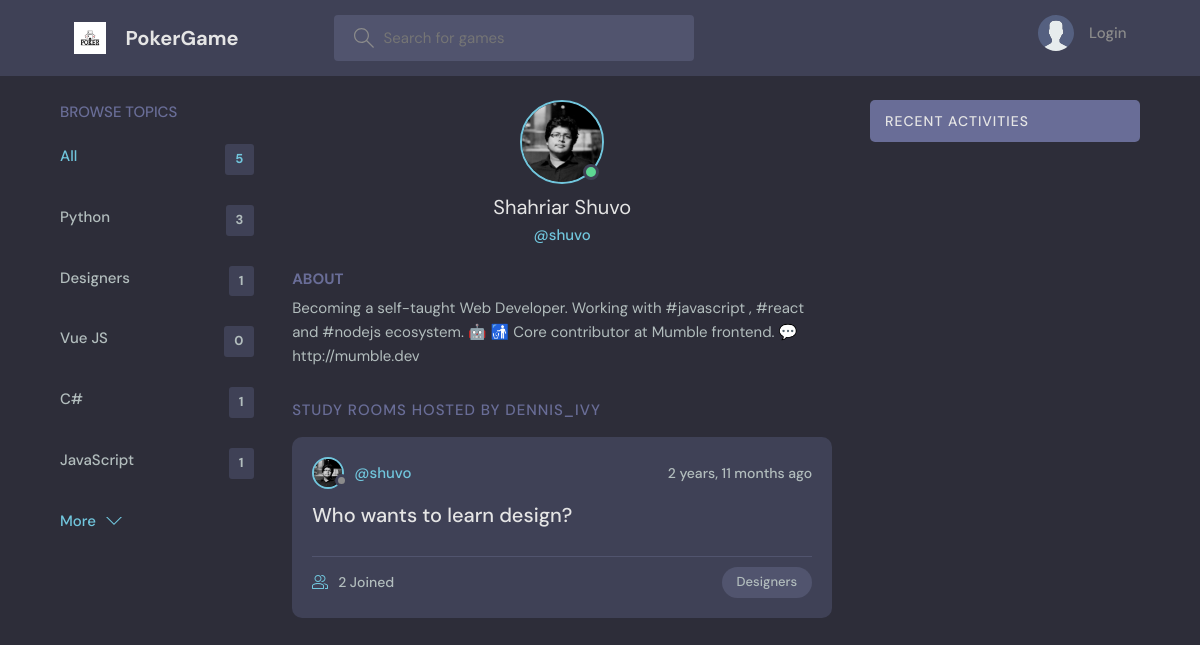
Screenshot of /profile/3/ with the database file from the repository.
### base/models.py (models this page shows, shortened)
class Topic(models.Model):
    name = models.CharField(max_length=200)

class User(AbstractUser):
    name = models.CharField(max_length=200, null=True)
    email = models.EmailField(unique=True, null=True)
    bio = models.TextField(null=True)
    chip_count = models.IntegerField(default=5000)
    card1 = models.TextField(max_length=5, null=True)
    card2 = models.TextField(max_length=5, null=True)
    avatar = models.ImageField(null=True, default="avatar.svg")
    USERNAME_FIELD = 'email'
    REQUIRED_FIELDS = ['username']

class Room(models.Model):
    host = models.ForeignKey(User, on_delete=models.SET_NULL, null=True)
    topic = models.ForeignKey(Topic, on_delete=models.SET_NULL, null=True)
    name = models.CharField(max_length=200)
    description = models.TextField(null=True, blank=True)
    participants = models.ManyToManyField(
        User, related_name='participants', blank=True)
    updated = models.DateTimeField(auto_now=True)
    created = models.DateTimeField(auto_now_add=True)
    pot_size = models.IntegerField(default=0)
    card1 = models.TextField(max_length=5, null=True)
    card2 = models.TextField(max_length=5, null=True)
    card3 = models.TextField(max_length=5, null=True)
    card4 = models.TextField(max_length=5, null=True)
    card5 = models.TextField(max_length=5, null=True)
    deck=models.CharField(max_length=512, null=True)
    class Meta:
        ordering = ['-updated', '-created']

### base/views.py (the view)
# urls.py: path('profile/<str:pk>/', views.userProfile, name="user-profile"),
def userProfile(request, pk):
    user = User.objects.get(id=pk)
    rooms = user.room_set.all()
    room_messages = user.message_set.all()
    topics = Topic.objects.all()
    context = {'user': user, 'rooms': rooms,
               'room_messages': room_messages, 'topics': topics}
    return render(request, 'base/profile.html', context)

### base/templates/base/profile.html (shortened to what this page needs)
{% extends 'main.html' %}
{% block content %}
<main class="profile-page layout layout--3">
  <div class="container">
    {% include 'base/topics_component.html' %}
    <div class="roomList">
      <div class="profile">
        <div class="profile__avatar">
          <div class="avatar avatar--large active">
            <img src="{{user.avatar.url}}" />
          </div>
        </div>
        <div class="profile__info">
          <h3>{{user.name}}</h3>
          <p>@{{user.username}}</p>
        </div>
        <div class="profile__about">
          <h3>About</h3>
          <p>
            {{user.bio}}
          </p>
        </div>
      </div>
      <div class="roomList__header">
        <div>
          <h2>Study Rooms Hosted by dennis_ivy</a>
          </h2>
        </div>
      </div>
      {% include 'base/feed_component.html' %}
    </div>
    {% include 'base/activity_component.html' %}
  </div>
</main>
{% endblock content %}

### base/templates/base/topics_component.html
<div class="topics">
    <div class="topics__header">
        <h2>Browse Topics</h2>
    </div>
    <ul class="topics__list">
        <li>
            <a href="{% url 'home' %}" class="active">All <span>{{topics.count}}</span></a>
        </li>
        {% for topic in topics %}
        <li>
            <a href="{% url 'home' %}?q={{topic.name}}">{{topic.name}}<span>{{topic.room_set.all.count}}</span></a>
        </li>
        {% endfor %}
    </ul>
    <a class="btn btn--link" href="{% url 'topics' %}">
        More
        <svg version="1.1" xmlns="http://www.w3.org/2000/svg" width="32" height="32" viewBox="0 0 32 32">
            <title>chevron-down</title>
            <path d="M16 21l-13-13h-3l16 16 16-16h-3l-13 13z"></path>
        </svg>
    </a>
</div>

### base/templates/base/feed_component.html (shortened to what this page needs)
{% for room in rooms %}
<div class="roomListRoom">
    <div class="roomListRoom__header">
        <a href="{% url 'user-profile' room.host.id %}" class="roomListRoom__author">
            <div class="avatar avatar--small">
                <img src="{{room.host.avatar.url}}" />
            </div>
            <span>@{{room.host.username}}</span>
        </a>
        <div class="roomListRoom__actions">
            <span>{{room.created|timesince}} ago</span>
        </div>
    </div>
    <div class="roomListRoom__content">
        <a href="{% url 'room' room.id %}">{{room.name}}</a>
    </div>
    <div class="roomListRoom__meta">
        <a href="{% url 'room' room.id %}" class="roomListRoom__joined">
            {{room.participants.all.count}} Joined
        </a>
        <p class="roomListRoom__topic">{{room.topic.name}}</p>
    </div>
</div>
{% endfor %}

### rows the page displays
Topic: name "Python", room_set.all.count "3"
Topic: name "Designers", room_set.all.count "1"
Topic: name "Vue JS", room_set.all.count "0"
Topic: name "C#", room_set.all.count "1"
Topic: name "JavaScript", room_set.all.count "1"
User: avatar (picture), name "Shahriar Shuvo", username "shuvo", bio "Becoming a self-taught Web Developer. Working with #javascript , #react and #nodejs ecosystem. 🤖 🚮 Core contributor at Mumble frontend. 💬 http://mumble.dev"
Room: host.avatar (picture), host.username "shuvo", created "2 years, 11 months", name "Who wants to learn design?", participants.all.count "2", topic.name "Designers"

### other values shown
{{ topics.count }} "5"
